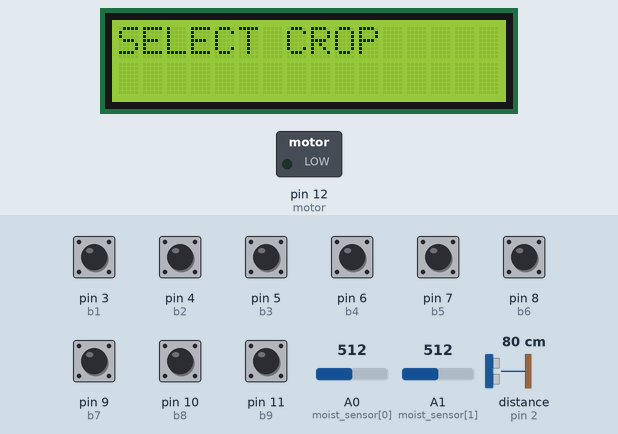
A sketch run on a simulated Arduino Uno, built with avr-gcc and run on an emulated ATmega328P. Parts: 16×2 character LCD, switched loads named in the sketch (green lamp = pin HIGH). Wiring (inferred from the names in the program): range finder with pulse-width output: data pin 2. Inputs (shaded band) come from the test bench; at power-on: pin 3 (b1), pin 4 (b2), pin 5 (b3), pin 6 (b4), pin 7 (b5), pin 8 (b6), pin 9 (b7), pin 10 (b8), pin 11 (b9) HIGH, A0 (moist_sensor[0]) = 512, A1 (moist_sensor[1]) = 512, distance to the obstacle (sensor on pin 2) 80 cm. EEPROM starts erased; what the sketch prints to the serial monitor is not drawn.

Above: at 5.3 s.
5.4 s: pin 3 (b1) pulled LOW for 0.15 s
At 6.1 s:
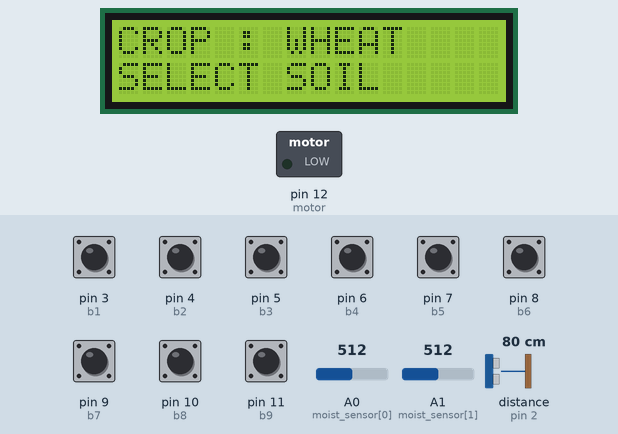
7.0 s: pin 7 (b5) pulled LOW for 0.15 s
At 8.2 s:
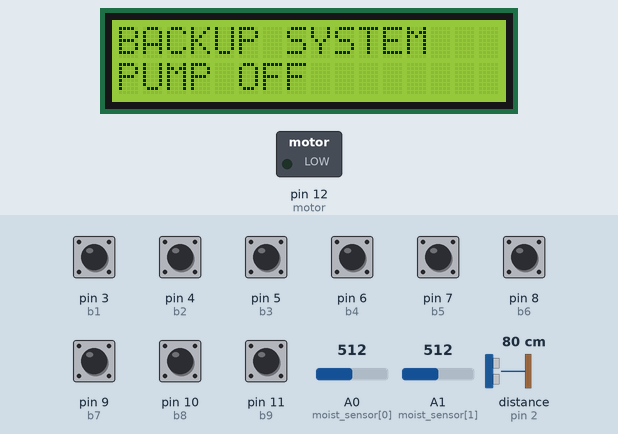
8.6 s: pin 11 (b9) pulled LOW for 1 s
At 10.6 s:
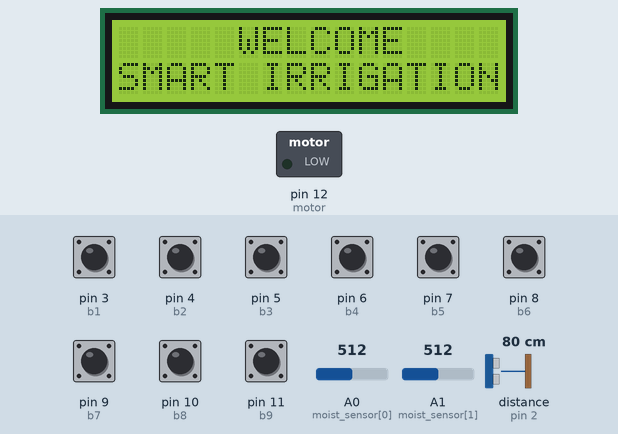
12.6 s: pin 4 (b2) pulsed LOW 5 times (0.12 s each, 0.3 s apart)
At 14.2 s:
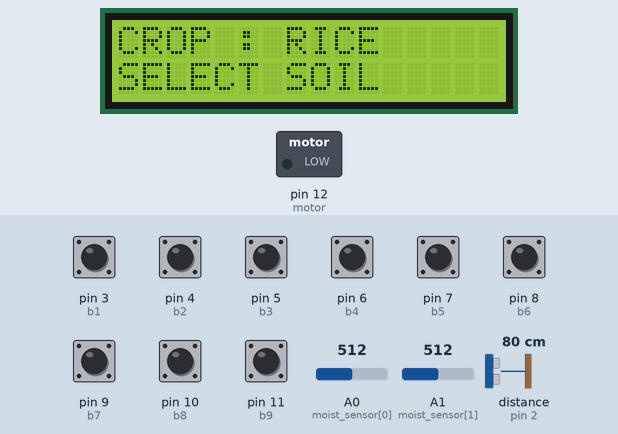
15.6 s: pin 8 (b6) pulled LOW for 0.15 s
17.2 s: A0 (moist_sensor[0]) set to 876
At 18.4 s:
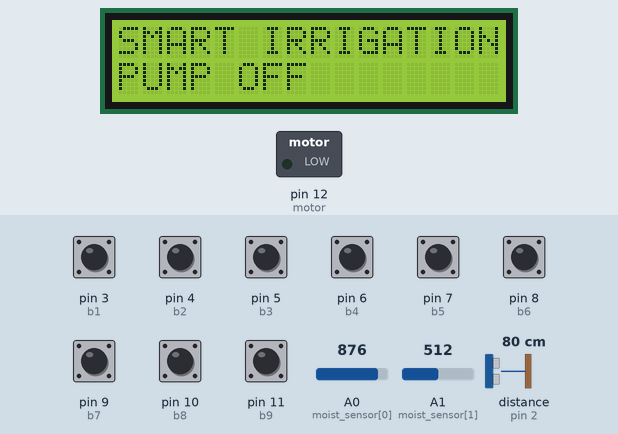
18.7 s: A0 (moist_sensor[0]) set to 903
At 19.0 s:
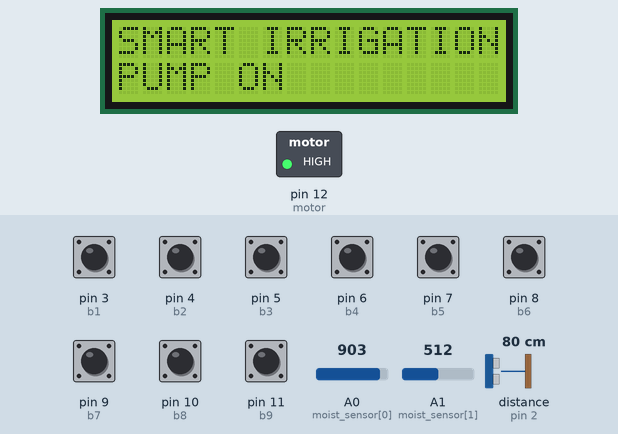
Timing chart, 0 to 21.2 s (numbered marks = the images above; inputs shaded):
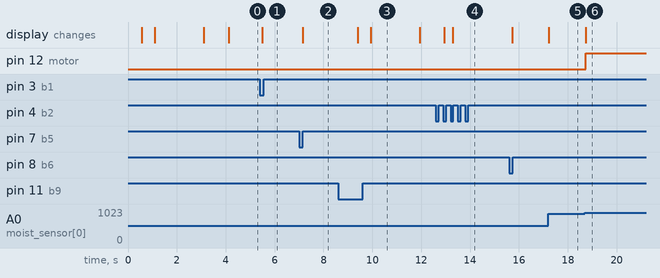

The sketch:

config_serial_smart_agri.ino
```cpp
#include <Wire.h>
//#include "Time.h"
#include "RTClib.h"
#include <LiquidCrystal_I2C.h>
#include <ezButton.h>
#include <EEPROM.h>


ezButton b1(3);//wheat button
ezButton b2(4);//rice
ezButton b3(5);//cotton
ezButton b4(6);//sugar_cane
ezButton b5(7);//Sandy Loam Soil:
ezButton b6(8);//Silt Loam soil :
ezButton b7(9);//Sandy clay loam soil:
ezButton b8(10);//Loam soil:
ezButton b9(11);//reset_configs

//Timestamp in milliseconds: 946684800000

//pins assignment
const int level_sensor =2;
const int motor = 12;
const int led= 13;

//aux variable
String crop_type;
String soil_type;
int soil_index;
int crop_index;
int day_index=0;
bool crop_flag=0;
bool soil_flag=0;
bool backup=0;
int  mean_moist=0;
int max_th;
int min_th;
int days_count;
int new_day;
int backup_irrigate=0;
int water_level_th=0;
int volume;
int pre_day =0 ;
volatile long pulse;
bool daily_motor=0;
DateTime now;
unsigned long start_time;
unsigned long curr_time;

unsigned long irrigate_day;
int moist_1 ;
int moist_2;
unsigned long time_spane;
unsigned long daily_irrigation;
unsigned long time_curr;

bool stop;
int prex;

struct configs{
  uint32_t config_done;
  bool crop_flag;
  bool soil_flag;
  int crop_index;
  int soil_index;
  unsigned long pulse;
  unsigned long irrigate_day;
  unsigned long time_spane;
  int days_count;
  unsigned long time_curr;
};

void(* resetFunc) (void) = 0;//declare reset function at address 0

configs param_config;

//DATA arrays
int moist_sensor[2] = {A0,A1};
String crops[4]= {"wheat","rice","cotton","sugar"};
String daysOfTheWeek[7] = {"Sunday", "Monday", "Tuesday", "Wednesday", "Thursday", "Friday", "Saturday"};
String soil[4]= {"SLS1","STLS2","SCLS3","LS004"};
//int button_array[7] = {2,3,4,5,6,7,8};//buttons
int max_th_array [4]={22,33,32,31};//wheat,cotton,sugar
// soil minimum threshold array for wrt crop and soil type
int min_th_array [4][4] ={{15,22,25,22},
                    {14,20,24,20},
                    {14,20,24,21},
                   {14,20,24,20},};

//3d array index [crop][soil][day_of_irrigation]
int end_event[4]={240,120,204,365};
int event_day[4][4][15]={
                      {{15,37,51,73,97,129,185,199,212,229},
                       {27,111,150,187,199,220},
                       {13,21,62,107,133,151,168,183,195,208,221},
                       {19,59,117,148,179,190,224},},

                        {{5,11,18,31,60,96,115},
                       {9,24,63,106},
                       {4,9,15,24,44,79,99,116},
                       {6,14,29,62,100},},

                       {{95,126,148,168,97,191},
                       {112,148,168,179},
                       {91,119,140,159,178},
                       {103,137,161,188},},

                       {{98, 131, 153, 171, 188, 202, 215,228, 253, 337},
                       {116, 153,180, 202, 223, 224,363},
                       {95, 126, 147, 164, 179, 183, 205, 218, 229, 243, 333},
                       {107, 143 , 165, 186, 203,  220, 238, 348},}
                       };
//3d array index [crop][soil][water_level_in mm]
int event_level[4][4][15]={
                        {{42,60,111,139,158,173,175,175,175,175},
                        {79,186,236,263,268,263},
                        {13,21,62,107,133,151,168,183,195,208,221},
                        {19,59,117,148,179,190,224},},

                       {{17,28,39,64,94,94,94},
                       {36,74,142,142},
                       {14,22,30, 44, 73,84,84,84},
                       {23,40,70,115,115},},

                       {{172,172,172,172,172,172},
                       {256,256,256,256},
                       {152,152,152,152,152},
                       {208,208,208,208},},

                       {{194,194, 194, 194, 194, 194, 194,194, 194, 194},
                       {293, 293,293, 293, 293, 293,293},
                       {174, 174, 174, 174, 174, 174, 174, 174, 174, 174,174},
                       {237, 237 , 237, 237, 237,  237, 237, 237},}
                       };

//lib function initialization
LiquidCrystal_I2C lcd(0x27, 16, 2);
RTC_DS1307 rtc;

 char buff[40];
 //void(* resetFunc) (void) = 0;
void setup() {

  Serial.begin(9600);
  Wire.begin();
 // EEPROM.begin(1024);

//run this code for once
  //eeprom for_loop
  // for( int i =0 ; i< 1024; i++){
  //     EEPROM.write(i,0);
  //   //
  //   Serial.println("DONE CLEARING EERPOM :.......................");
  //   Serial.println("please comment out the eeprom for loop  and reupload the code ");
  //   delay(10000);
  // }

   param_config.crop_flag=0;
    param_config.soil_flag=0;
     param_config.crop_index=0;
     param_config.soil_index=0;
     param_config.days_count=0;
    param_config.config_done=0;
    // for(int i =0 ; i<EEPROM.length();i++)
    //   {
    //   EEPROM.write(i,0);
    //   }
  EEPROM.get(0,param_config);
  if(param_config.config_done==0xABCD){
    // Serial.print("CONFIG");
    // Serial.println(String(param_config.config_done));
    // Serial.print("c_flag");
    // Serial.println(String(param_config.crop_flag));
    // Serial.print("S_flag");
    // Serial.println(String(param_config.soil_flag));
    // Serial.print("C_index");
    // Serial.println(String(param_config.crop_index));
    // Serial.print("soil_index");
    // Serial.println(String(param_config.soil_index));

    crop_flag = param_config.crop_flag;
    soil_flag = param_config.soil_flag;
    crop_index= param_config.crop_index;
    soil_index= param_config.soil_index;
    days_count= param_config.days_count;

    // Serial.print("CONFIG");
    // Serial.println(String(param_config.config_done));
    // Serial.print("c_flag");
    // Serial.println(String(crop_flag));
    // Serial.print("S_flag");
    // Serial.println(String(soil_flag));
    // Serial.print("C_index");
    // Serial.println(String(crop_index));
    // Serial.print("soil_index");
    // Serial.println(String(soil_index));


    sprintf(buff,"config_done %b /n crop_flag %b /n soil_flag %b /n crop_index %d /n soil_index %d  /n Days_elapsed",
                  param_config.config_done,param_config.crop_flag,param_config.soil_flag,param_config.crop_index,param_config.soil_index,param_config.days_count);

  }

  else if (param_config.config_done !=0xABCD)
  {
    //Serial.println("NOT CONFIGURED");
   //Serial.print("CONFIG");
    // Serial.println(String(param_config.config_done));
    // Serial.print("c_flag");
    // Serial.println(String(param_config.crop_flag));
    // Serial.print("S_flag");
    // Serial.println(String(param_config.soil_flag));
    // Serial.print("C_index");
    // Serial.println(String(param_config.crop_index));
    // Serial.print("soil_index");
    // Serial.println(String(param_config.soil_index));

    sprintf(buff,"config_done %b /n crop_flag %b /n soil_flag %b /n crop_index %d /n soil_index %d  /n Days_elapsed",
                  param_config.config_done,param_config.crop_flag,param_config.soil_flag,param_config.crop_index,param_config.soil_index,param_config.days_count);


  }

  delay(500);
  // wait for Arduino Serial Monitor
  //while (!Serial) ;
 //rtc.adjust(DateTime(F(__DATE__), F(__TIME__)));

  //initialization and assignment

 // pinMode(11, OUTPUT);
  pinMode(level_sensor,INPUT);
  pinMode(moist_sensor[0],INPUT);
  pinMode(moist_sensor[1],INPUT);
  pinMode(motor,OUTPUT);
  // pinMode(resetPin, INPUT);
  digitalWrite(motor,0);

  b1.setDebounceTime(50);
  b2.setDebounceTime(50);
  b3.setDebounceTime(50);
  b4.setDebounceTime(50);
  b5.setDebounceTime(50);
  b6.setDebounceTime(50);
  b7.setDebounceTime(50);
  b8.setDebounceTime(50);
  b9.setDebounceTime(200);


  //interupt for water level_sensor
  attachInterrupt(digitalPinToInterrupt(level_sensor), level_sensor_call, RISING);

//lcd initliazation
  lcd.init();
  lcd.backlight();
  lcd.clear();
  delay(500);
  lcd.setCursor(0,0);
  lcd.print("     WELCOME     ");
  lcd.setCursor(0,1);
  lcd.print("SMART IRRIGATION");
  delay(2000);
  lcd.clear();
  Serial.println("SELECT CROP");
  delay(1000);
  //now=rtc.now();
  //start_time=now.unixtime();
  //analogWrite(11,8);
  //delay(1000);
}


void loop() {
//rtc days counting
//analogWriteResolution(4);
  b1.loop();
  b2.loop();
  b3.loop();
  b4.loop();
  b5.loop();
  b6.loop();
  b7.loop();
  b8.loop();
  b9.loop();

  if(b9.isPressed()){
   for(int i =0 ; i<EEPROM.length();i++)
      {
      EEPROM.write(i,0);
      resetFunc();
      }
      //digitalWrite(resetpin,1);


}


if(stop==0){
//now=rtc.now();
//time_curr = now.unixtime();
time_curr =millis();// now.unixtime();
if(((time_curr-time_spane)>2000)&&(soil_flag==1 && crop_flag==1)){
  time_spane=  time_curr;//millis();
Serial.print("DAY: ");
Serial.println(String(days_count));
//DateTime now= rtc.now();
//curr_time=now.unixtime();
//delayMicroseconds(10);
//Serial.print("RTC: ");
//Serial.println(String(curr_time));

++days_count;

    param_config.days_count=days_count;

  EEPROM.put(0, param_config);
  //EEPROM.commit();

if(days_count> end_event[crop_index]){
  stop=1;
}

}


//days_count = (rtc.now()-start_time)/3; // millis()/2000;//
// if((curr_time-start_time)>3000){
//   ++days_count;
//   now=rtc.now();
//   start_time=now.unixtime();
// }
//now=rtc.now();
//curr_time  = now.unixtime();
//days_count = (curr_time - start_time)/3 ;
//
 //buttons loopings


// soilmoisture reading


// if(days_count-pre_day>1){
// Serial.print("DAY: ");
// Serial.println(days_count);
// pre_day = days_count;
// }


if(crop_flag==0){
  lcd.setCursor(0,0);
  lcd.println("SELECT CROP");

  //crop selection
  if(b1.isPressed()){
   crop_flag=1;
   crop_type=crops[0];
   Serial.println("crop is WHEAT");
   lcd.setCursor(0,0);
   lcd.print("CROP : WHEAT");
   crop_index=0;
   Serial.println("SELECT SOIL");
    }

   if(b2.isPressed()){
    crop_flag=1;
    crop_type=crops[1];
    Serial.println("RICE CROP");
    lcd.setCursor(0,0);
    lcd.print("CROP : RICE");
    crop_index=1;
    Serial.println("SELECT SOIL");
   }

  if(b3.isPressed()){
   crop_flag=1;
   crop_type=crops[2];
   Serial.println("crop is cotton");
   lcd.setCursor(0,0);
   lcd.print("CROP : COTTON");
   crop_index=2;
     Serial.println("SELECT SOIL");
    }

    if(b4.isPressed()){
    crop_flag=1;
    crop_type=crops[2];
    Serial.println("crop is sugar");
    lcd.setCursor(0,0);
    lcd.print("CROP: SUGAR CANE");
   crop_index=3;
   Serial.println("SELECT SOIL");
   }

   }

  //selection of soilt type only after crops crop selection
 if (crop_flag==1 && soil_flag ==0){

  lcd.setCursor(0,1);
  lcd.print("SELECT SOIL");

  if(b5.isPressed()){
   soil_flag=1;
   soil_type=soil[0];
   lcd.setCursor(0,1);
   Serial.println("SOIL is sandy loam soil");
   lcd.print("SANDY_LOAM_SOIL");
   soil_index=0;
   lcd.setCursor(0,0);
  //lcd.print(String(crops[crop_index]));

    }
  if(b6.isPressed()){
   soil_flag=1;
   soil_type=soil[1];
   lcd.setCursor(0,1);
   Serial.println("SOIL is SILT loam soil");
   lcd.print("SILT_LOAM_SOIL");
   soil_index=1;
   lcd.setCursor(0,0);
   //lcd.print(String(crops[crop_index]));
    }

    if(b7.isPressed()){
   soil_flag=1;
   soil_type=soil[2];
   lcd.setCursor(0,1);
   Serial.println("SOIL is sandy clay loam soil");
   lcd.print("SANDY_CLAY_SOIL");
   soil_index=2;
   lcd.setCursor(0,0);
   //lcd.print(String(crops[crop_index]));
   }

   if(b8.isPressed()){
   soil_flag=1;
   soil_type=soil[3];
   lcd.setCursor(0,1);
   Serial.println("SOIL is  loam soil");
   lcd.print("LOAM_SOIL");
   soil_index=3;
   lcd.setCursor(0,0);
   //lcd.print(String(crops[crop_index]));
   }
   if(crop_flag==1 & soil_flag==1){
    param_config.config_done=0xABCD;
    param_config.crop_flag=1;
   param_config.soil_flag=1;
   param_config.crop_index=crop_index;
   param_config.soil_index=soil_index;
   EEPROM.put(0, param_config);
 // EEPROM.commit();
   }
  }

//selection threshold from soil moisture based irrigation
max_th = max_th_array[soil_index];
min_th = min_th_array[crop_index][soil_index];

  // irrigation main system based on soil_mositure reading
if(((days_count - daily_irrigation>1)|daily_motor==0)&&(soil_flag==1 && crop_flag==1) ){
// moist_1 = analogRead(A0);
// moist_2 = analogRead(A1);
//moist_1 =((100-0)/(510-750))*moist_1; //map(moist_1,750,510,0,100);
//moist_2 =((100-0)/(510-750))*moist_2;
moist_2 =map(analogRead(A1),750,510,0,100);
moist_1 =map(analogRead(A0),750,510,0,100);

mean_moist = (moist_1 + moist_2)/2;
//delay(100);
// lcd.setCursor(0,0);
// lcd.print("DAILY IRRIGATION");//
// lcd.setCursor(0,1);

if((mean_moist>70 | mean_moist<5 ))
{
  backup=1;

// lcd.setCursor(0,0);
// lcd.print("ALERT BACKUP    ");
// lcd.setCursor(0,1);
// lcd.print("     SYSTEM     ");

  }

else
{backup=0;
lcd.setCursor(0,0);
lcd.print("SMART IRRIGATION");
  }

if((mean_moist < min_th) && backup==0){
    digitalWrite(motor, 1);//motor on
  lcd.setCursor(0,1);
  lcd.print("PUMP ON          ");
  daily_motor=1;
  }

  else if((mean_moist > max_th)&& backup==0 && daily_motor==1){
    lcd.setCursor(0,1);
    digitalWrite(motor,0);//motor off
    lcd.print("PUMP OFF        ");
    daily_irrigation = days_count;
    delay(50);
    // lcd.setCursor(0,0);
    // lcd.print("CROP IRRIGATION");
    // lcd.setCursor(0,1);
    // lcd.print("DAY : ");
    // lcd.print(days_count);
    daily_motor=0;
  }
  }

//backup system schedule baseed irrigation
if((soil_flag==1 && crop_flag==1)&&(days_count == event_day[crop_index][soil_index][day_index])){
  day_index++;
  backup_irrigate= 1 ;
  pulse=0;
  }

 //flow meter water threshold selection based on soil and crop type
water_level_th = event_level[crop_index][soil_index][day_index] ;

//for debuggin only
if((soil_flag==1 && crop_flag==1) &&(days_count-prex>2 )){
prex=days_count;

Serial.print("Next irrigation on ");
Serial.println(event_day[crop_index][soil_index][day_index]);
Serial.print("water_level_th ");
Serial.println(water_level_th);
Serial.print("VOLUME ");
Serial.println(volume);

Serial.print("cropIndex ");
 Serial.println(crop_index);
 Serial.print("soilIndex ");
 Serial.println(soil_index);
 Serial.print("max_th ");
 Serial.println(max_th);
 Serial.print("min_th ");
 Serial.println(min_th);
 Serial.print("moist_1: ");
 Serial.println(moist_1);
 Serial.print("moist_2: ");
 Serial.println(moist_2);

 Serial.print("moist ");
 Serial.println(mean_moist);
 Serial.print("TIMES_SPANE ");
 Serial.println(time_spane);


  delay(1000);
  }

//flow meter volume

volume = (2.66*pulse);/////2.66 calibration factor and div by 1000 for mmm
//backup system motor on the scedule days and irrigating for water level threshold

if(volume<water_level_th && backup==1 &&  backup_irrigate==1)
{lcd.setCursor(0,0);
lcd.print("BACKUP SYSTEM   ");
lcd.setCursor(0,1);
lcd.print("PUMP ON         ");
digitalWrite(motor,1);//motor on
  }

else if(volume>water_level_th && backup==1)
{
  digitalWrite(motor,0);//motor oon
    //Serial.println("PUMP is off .........");
    lcd.setCursor(0,0);
lcd.print("BACKUP SYSTEM   ");
lcd.setCursor(0,1);
lcd.print("PUMP OFF        ");

    backup_irrigate =1;
  }

 }
 else if(stop==1){
  lcd.setCursor(0,0);
lcd.print("   IRRIGATION   ");
lcd.setCursor(0,1);
lcd.print("   COMPLETE     ");
 }
}

//function for flow meter pulse counting
void level_sensor_call(){
  pulse++;
  }
```

Measured:
- the behaviour switches between 893 and 894 on A0 (moist_sensor[0]) (found by bisection; images 5 and 6)
- after the input at 5.4 s, the display: changes after 0.10 s (image 1)
- after the input at 7.0 s, the display: changes after 0.15 s (image 2)
- after the input at 8.6 s, the display: first changes after 0.80 s (image 3 shows a later state)
- after the input at 12.6 s, the display: first differs from a run without the input after 0.69 s (image 4)
- after the input at 17.2 s, the display: changes at once (image 5)
- after the input at 18.7 s, pin 12 (motor): LOW → HIGH at once; the display: changes at once (image 6)
